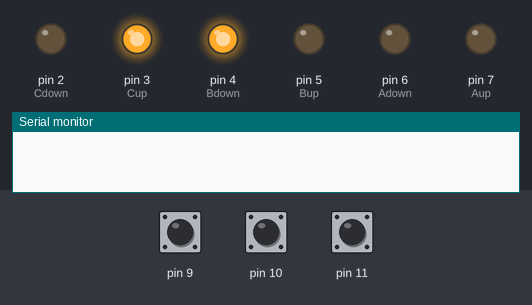
A sketch run on a simulated Arduino Uno, built with avr-gcc and run on an emulated ATmega328P. Parts: output pins drawn as LEDs (lit = HIGH), the last lines printed to the serial monitor. The test bench sets the inputs (shaded band); at power-on: pin 9 HIGH, pin 11 HIGH, pin 10 HIGH.

Above: at 1.2 s.
1.3 s: pin 9 pulled LOW for 0.15 s
At 1.7 s:
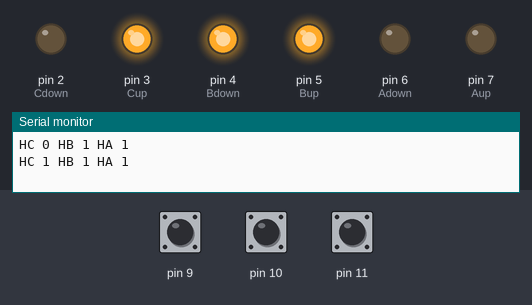
2.9 s: pin 11 pulled LOW for 0.15 s
At 4.1 s:
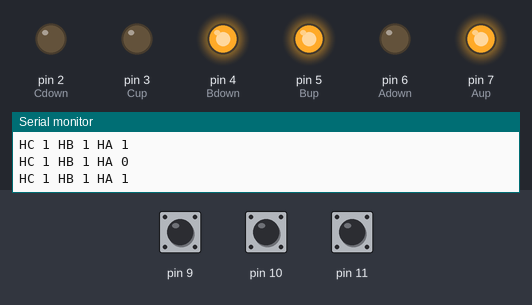
4.5 s: pin 10 pulled LOW for 0.15 s
At 5.4 s:
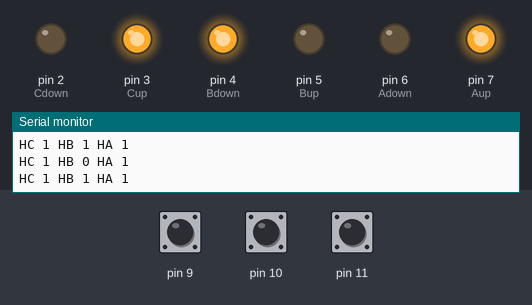
6.1 s: pin 11 pulled LOW for 1 s
At 6.6 s:
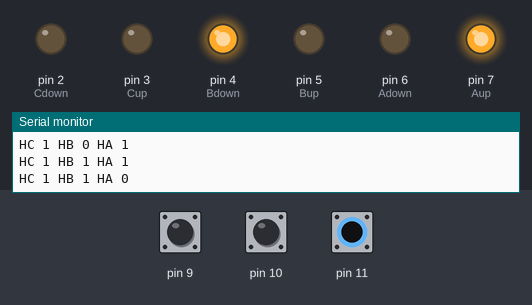
8.6 s: pin 9 pulled LOW for 1 s
At 9.7 s:
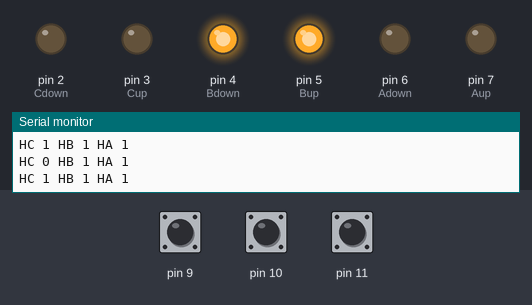
11.1 s: pin 10 pulled LOW for 1 s
At 11.6 s:
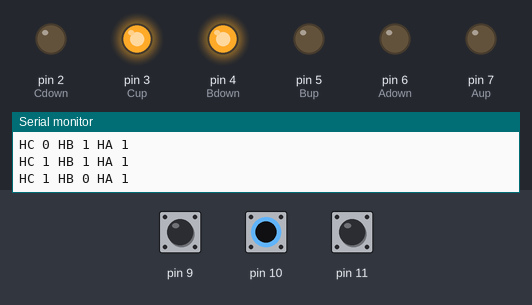
Timing chart, 0 to 14.1 s (numbered marks = the images above; inputs shaded):
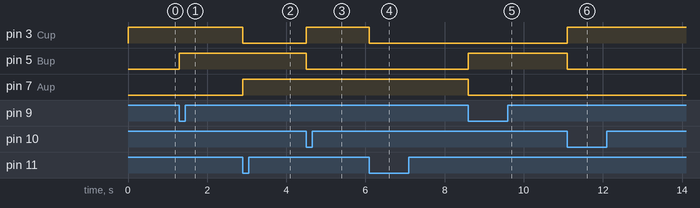

The sketch:

Taq_con_Sensores_Hall.ino
```cpp
#define Aup 7
#define Bup 5
#define Cup 3
#define Adown 6
#define Bdown 4
#define Cdown 2
#define DELAY 50


int HA;
int HB;
int HC;

volatile int control;

ISR (PCINT0_vect) {
  HC = digitalRead(9);
  HB = digitalRead(10);
  HA = digitalRead(11);

  Serial.print("HC ");
  Serial.print(HC);

  Serial.print(" HB ");
  Serial.print(HB);

  Serial.print(" HA ");
  Serial.println(HA);
  //Serial.println(PINB & B00001110 , BIN);

  switch (PINB & B00001110) {
    case B00000110:
      control = 1;
      break;

    case B00000100:
      control = 2;
      break;

    case B00001100:
      control = 3;
      break;

    case B00001000:
      control = 4;
      break;

    case B00001010:
      control = 5;
      break;


    case B00000010:
      control = 6;
      break;

  }


}

void setup() {
  // put your setup code here, to run once:

  Serial.begin(115200);

  pinMode(9, INPUT_PULLUP);
  pinMode(10, INPUT_PULLUP);
  pinMode(11, INPUT_PULLUP);

  PCICR |= B00000001;
  PCMSK0 |= B00001110;


  pinMode(Aup, OUTPUT);
  pinMode(Bup, OUTPUT);
  pinMode(Cup, OUTPUT);
  pinMode(Adown, OUTPUT);
  pinMode(Bdown, OUTPUT);
  pinMode(Cdown, OUTPUT);

  digitalWrite(Aup, 0);
  digitalWrite(Bup, 0);
  digitalWrite(Cup, 1);
  digitalWrite(Adown, 0);
  digitalWrite(Bdown, 1);
  digitalWrite(Cdown, 0);

}

void loop() {

  //EL orden es ABC
  //Con los sensores el orden es inverso, va del 11, 10, 9

  switch (control) {
    case 1:
      // La corriente entra Por A y sale por B
      digitalWrite(Cup, 0);
      digitalWrite(Aup, 1);
      break;

    case 2:
      //La corriente Entre Por A y sale por C
      digitalWrite(Bdown, 0);
      digitalWrite(Cdown, 1);
      break;

    case 3:
      // La Corriente entra por B y Sale por C
      digitalWrite(Aup, 0);
      digitalWrite(Bup, 1);

      break;

    case 4:
      // La corriente entra por B y sale por A
      digitalWrite(Cdown, 0);
      digitalWrite(Adown, 1);
      break;


    case 5:
      //La corriente entra por C y sale por A
      digitalWrite(Cup, 1);
      digitalWrite(Bup, 0);
      break;

    case 6:
      // la corriente entra por C y sale por B
      digitalWrite(Adown, 0);
      digitalWrite(Bdown, 1);
      break;
  }
  //delay(DELAY);
}
```

Measured:
- after the input at 1.3 s, pin 5 (Bup): LOW → HIGH at once
- after the input at 2.9 s, pin 3 (Cup): HIGH → LOW at once; pin 7 (Aup): LOW → HIGH at once
- after the input at 4.5 s, pin 3 (Cup): LOW → HIGH at once; pin 5 (Bup): HIGH → LOW at once
- after the input at 6.1 s, pin 3 (Cup): HIGH → LOW at once
- after the input at 8.6 s, pin 5 (Bup): LOW → HIGH at once; pin 7 (Aup): HIGH → LOW at once
- after the input at 11.1 s, pin 3 (Cup): LOW → HIGH at once; pin 5 (Bup): HIGH → LOW at once
